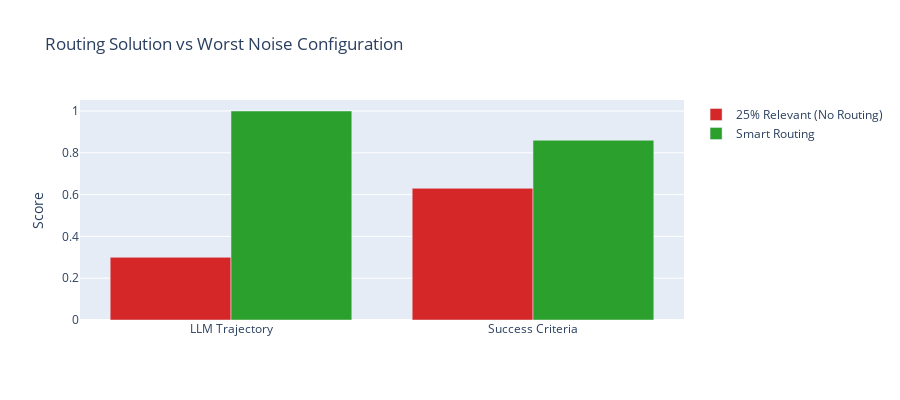

The notebook cell saved with this chart:
### Markdown cell above
### Comparing Routing vs Noise

How does smart routing compare to the worst-case noise scenario?

### Code cell
# Plot routing comparison
worst_noise_metrics = get_metrics_from_experiment(noise_experiments["25-pct-relevant"])
routed_metrics = get_metrics_from_experiment(routed_results)

plot_routing_comparison(worst_noise_metrics, routed_metrics)

### Figure 1 — Plotly figure (JSON) as saved in the notebook; plotly's stock layout.template omitted (floating-point values rounded to 4 significant figures)
{"data": [{"marker": {"color": "#d62728"}, "name": "25% Relevant (No Routing)", "type": "bar", "x": ["LLM Trajectory", "Success Criteria"], "y": [0.3, 0.63]}, {"marker": {"color": "#2ca02c"}, "name": "Smart Routing", "type": "bar", "x": ["LLM Trajectory", "Success Criteria"], "y": [1, 0.86]}], "layout": {"barmode": "group", "height": 400, "title": {"text": "Routing Solution vs Worst Noise Configuration"}, "yaxis": {"title": {"text": "Score"}}}}
